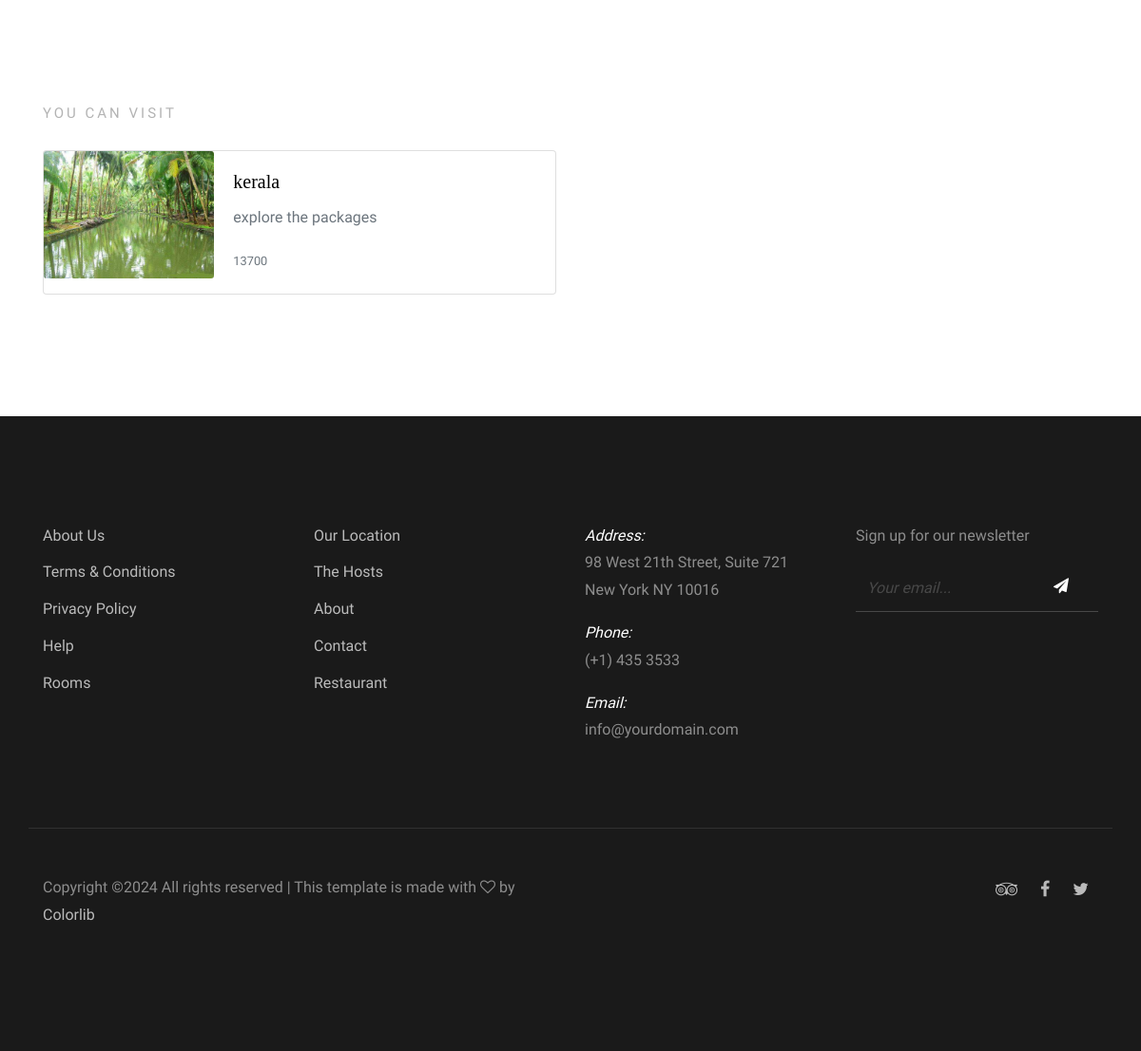
Page /home/ (lower part) on the earlier database version.
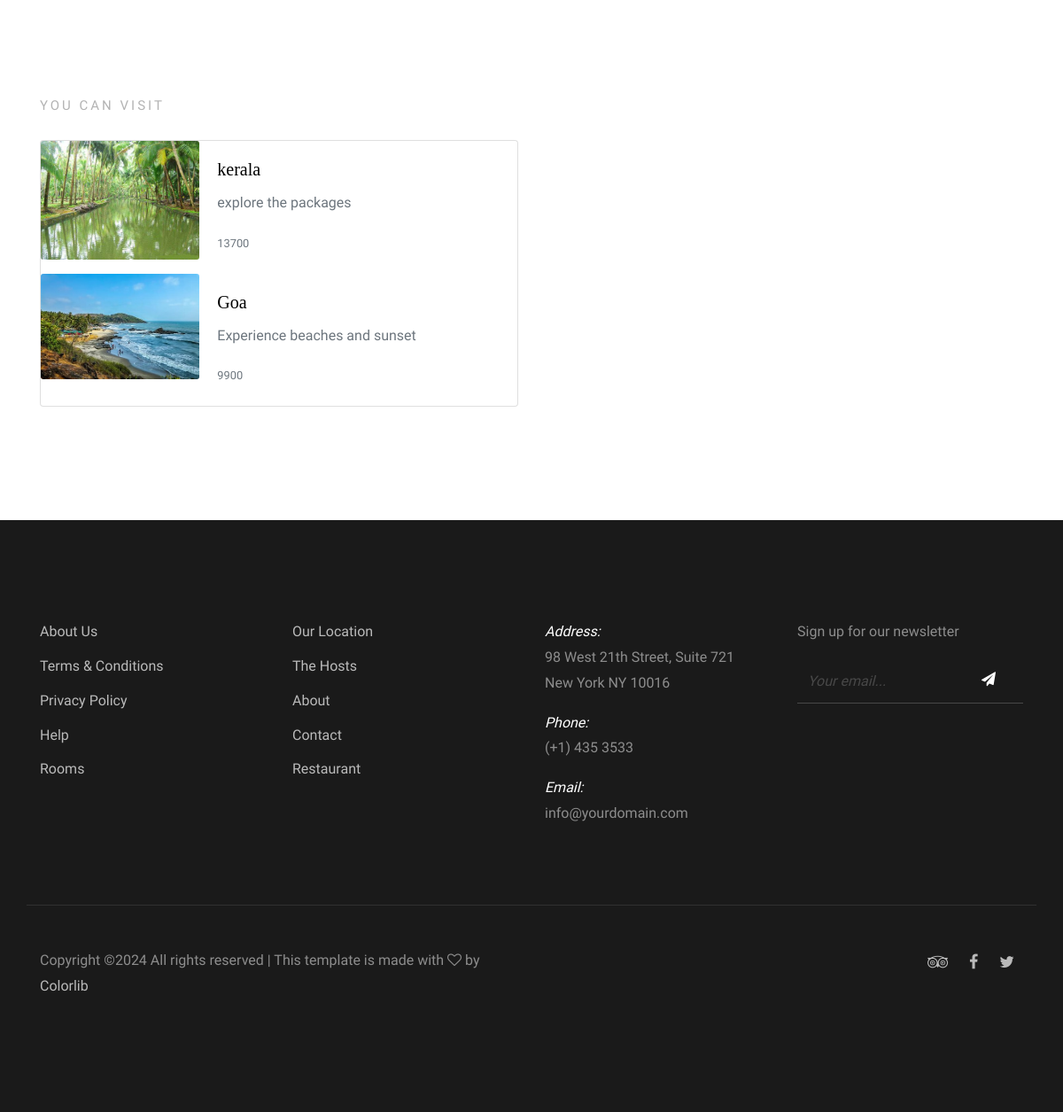
Same page on the later database version.
### travelapp/models.py (models this page shows, shortened)
class Booking(models.Model):
    pname=models.CharField(max_length=20,primary_key=True)
    amount=models.IntegerField()
    images=models.ImageField(upload_to='travelimages/',blank=True)
    description=models.CharField(max_length=100)

### travelapp/views.py (the view)
# urls.py: 2. Add a URL to urlpatterns:  path('', views.home, name='home')
def home(request):
    packages=Booking.objects.all()
    context={'packages':packages}
    return render(request,'home.html',context)

### travelapp/templates/home.html (shortened to what this page needs)
<!doctype html>
<html lang="en">
  <head>
    <link rel="stylesheet" href="https://cdnjs.cloudflare.com/ajax/libs/font-awesome/5.15.4/css/all.min.css" />
    <link rel="stylesheet" href="../static/css/bootstrap.css">
    <link rel="stylesheet" href="../static/css/animate.css">
    <link rel="stylesheet" href="../static/css/owl.carousel.min.css">
    <link rel="stylesheet" href="../static/css/aos.css">
    <link rel="stylesheet" href="../static/fonts/fonts/ionicons/css/ionicons.min.css">
    <link rel="stylesheet" href="../static/fonts/fonts/fontawesome/css/font-awesome.min.css">
    <link rel="stylesheet" href="../static/css/home.css">
    <link rel="stylesheet" href="../static/css/Button.css">
  </head>
  <body>
    <section class="section visit-section">
      <div class="container">
        <div class="row">
          <div class="col-md-12">
            <h2 class="heading" data-aos="fade-right">You Can Visit</h2>
          </div>
        </div>
        <div class="card mb-3" style="max-width: 540px;">
          {% for package in packages %}
          <div class="row no-gutters">
            <div class="col-md-4">
              <a href="{% url 'travelapp:package_details'  pname=package.pname  %}">
                <img src="{{package.images.url}}" class="card-img" style="height: fit-content;" alt="...">
              </a>
            </div>
            <div class="col-md-8">
              <div class="card-body">
                <h5 class="card-title">{{package.pname}}</h5>
                <p class="card-text">{{package.description}}</p>
                <p class="card-text"><small class="text-muted">{{package.amount}}</small></p>
              </div>
            </div>
          </div>
          {% endfor %}
        </div>
    </section>
    <footer class="section footer-section">
      <div class="container">
        <div class="row mb-4">
          <div class="col-md-3 mb-5">
            <ul class="list-unstyled link">
              <li><a href="#">About Us</a></li>
              <li><a href="#">Terms &amp; Conditions</a></li>
              <li><a href="#">Privacy Policy</a></li>
              <li><a href="#">Help</a></li>
             <li><a href="#">Rooms</a></li>
            </ul>
          </div>
          <div class="col-md-3 mb-5">
            <ul class="list-unstyled link">
              <li><a href="#">Our Location</a></li>
              <li><a href="#">The Hosts</a></li>
              <li><a href="#">About</a></li>
              <li><a href="#">Contact</a></li>
              <li><a href="#">Restaurant</a></li>
            </ul>
          </div>
          <div class="col-md-3 mb-5 pr-md-5 contact-info">
            <p><span class="d-block">Address:</span> <span> 98 West 21th Street, Suite 721 New York NY 10016</span></p>
            <p><span class="d-block">Phone:</span> <span> (+1) 435 3533</span></p>
            <p><span class="d-block">Email:</span> <span> info@yourdomain.com</span></p>
          </div>
          <div class="col-md-3 mb-5">
            <p>Sign up for our newsletter</p>
            <form action="#" class="footer-newsletter">
              <div class="form-group">
                <input type="email" class="form-control" placeholder="Your email...">
                <button type="submit" class="btn"><span class="fa fa-paper-plane"></span></button>
              </div>
            </form>
          </div>
        </div>
        <div class="row bordertop pt-5">
          <p class="col-md-6 text-left">
Copyright &copy;<script>document.write(new Date().getFullYear());</script> All rights reserved | This template is made with <i class="fa fa-heart-o" aria-hidden="true"></i> by <a href="https://colorlib.com" target="_blank">Colorlib</a>
</p>
          <p class="col-md-6 text-right social">
            <a href="#"><span class="fa fa-tripadvisor"></span></a>
            <a href="#"><span class="fa fa-facebook"></span></a>
            <a href="#"><span class="fa fa-twitter"></span></a>
          </p>
        </div>
      </div>
    </footer>
  </body>
</html>

Differences in the rows shown:
added Booking: images (picture), pname "Goa", description "Experience beaches and sunset", amount "9900"
